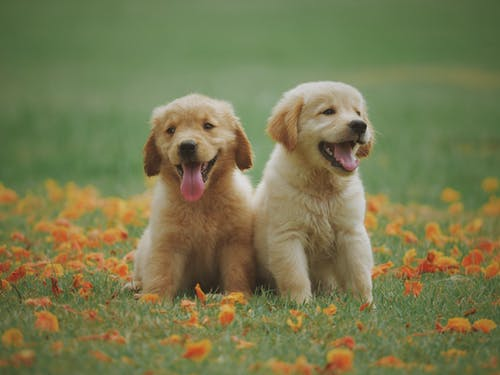
#> input picture dog.jpeg, 500 x 375 px
$ jupyter execute 'Edge Detection.ipynb'   (older library calls are emulated)
#> lines starting #> are read from the running program, lines starting #| are printed output that depends on the picture
[cell 1]
import cv2
import numpy as np

[cell 2]
image = cv2.imread('dog.jpeg')
#> image is the input picture: shape (375, 500, 3); mean B, G, R 79.3, 121.3, 120.1
# cv2.imshow('Original', image)

height, width = image.shape[:2]
#> height = 375; width = 500

# Sobel edge

sobel_x = cv2.Sobel(image,cv2.CV_64F,0,1,ksize=5)
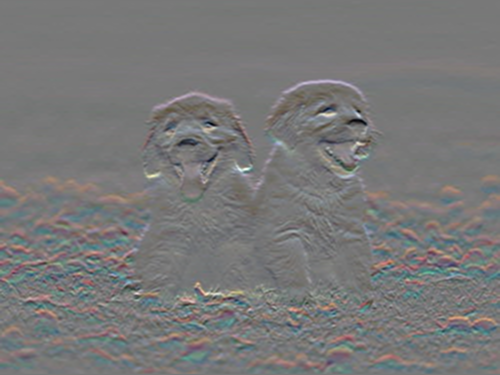
#> sobel_x: shape (375, 500, 3) float64; mean B, G, R -5.6, -3.5, 2.5; drawn with min black and max white
sobel_y = cv2.Sobel(image,cv2.CV_64F,1,0,ksize=5)
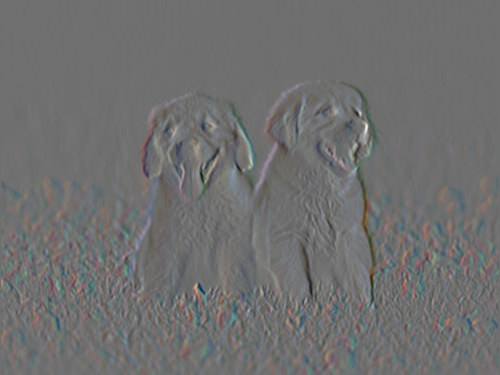
#> sobel_y: shape (375, 500, 3) float64; mean B, G, R 0, 0.3, 0.1; drawn with min black and max white

cv2.imshow("Sobel X",sobel_x)
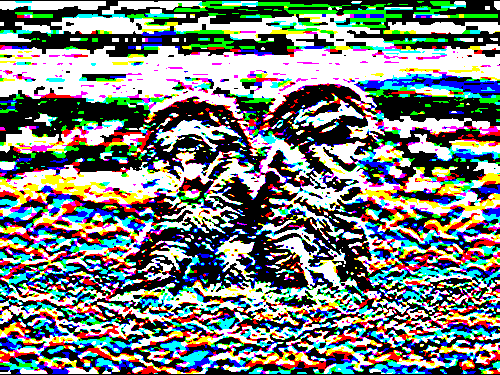
#> window 'Sobel X': shape (375, 500, 3); mean B, G, R 124.8, 128.6, 120.8
cv2.imshow("Sobel Y",sobel_y)
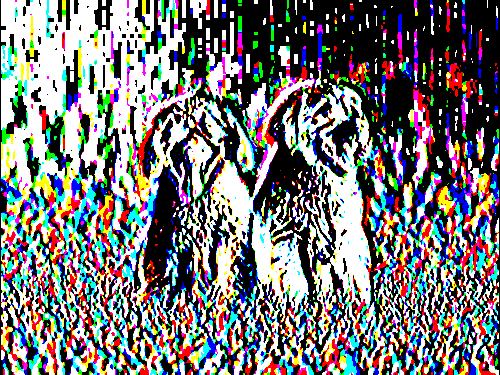
#> window 'Sobel Y': shape (375, 500, 3); mean B, G, R 119.1, 118.6, 119.5

sobl = cv2.bitwise_or(sobel_x,sobel_y)
#> sobl: shape (375, 500, 3) float64; 0.94% of the values are NaN or infinite; the others: min -131040, max 131040, mean -7855.5
cv2.imshow("Sobel",sobl)
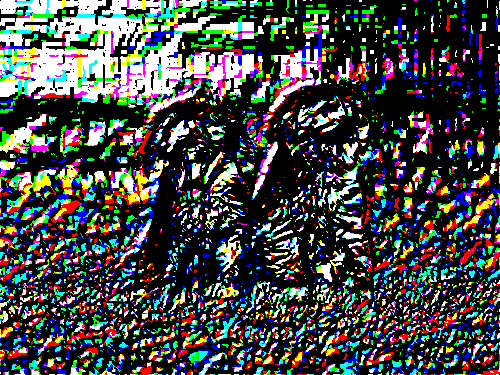
#> window 'Sobel': shape (375, 500, 3); mean B, G, R 69.6, 71.3, 68.2

cv2.waitKey(0)
cv2.destroyAllWindows()
